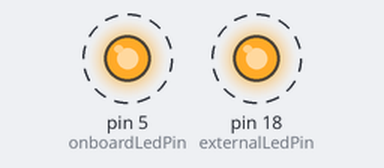
A sketch run on a simulated Arduino Uno, built with avr-gcc and run on an emulated ATmega328P. On the bench: output pins drawn as LEDs (lit = HIGH). Dashed ring = blinking.

Above: at 0.5 s.
Timing chart, 0 to 4.6 s (numbered marks = the images above):
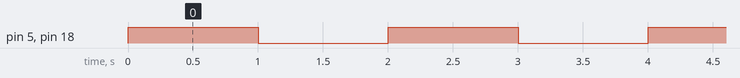

The sketch:

Led_Blink.ino
```cpp
// Define the pin numbers for the LEDs
const int onboardLedPin = 5; // Onboard LED number 5
const int externalLedPin = 18; // External LED is D18

void setup() {
  // Initialize both pins as output
  pinMode(onboardLedPin, OUTPUT);
  pinMode(externalLedPin, OUTPUT);
}

void loop() {
  // Turn both LEDs on
  digitalWrite(onboardLedPin, HIGH);
  digitalWrite(externalLedPin, HIGH);
  delay(1000); // Wait for a second

  // Turn both LEDs off
  digitalWrite(onboardLedPin, LOW);
  digitalWrite(externalLedPin, LOW);
  delay(1000); // Wait for a second
}
```

Measured:
- by itself, pin 5 (onboardLedPin), pin 18 (externalLedPin): alternates HIGH for 1.0 s and LOW for 1.0 s
